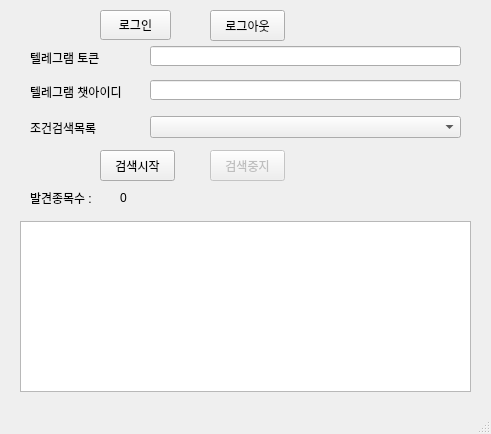
<?xml version="1.0" encoding="UTF-8"?>
<ui version="4.0">
 <class>MainWindow</class>
 <widget class="QMainWindow" name="MainWindow">
  <property name="geometry">
   <rect>
    <x>0</x>
    <y>0</y>
    <width>491</width>
    <height>434</height>
   </rect>
  </property>
  <property name="windowTitle">
   <string>MainWindow</string>
  </property>
  <widget class="QWidget" name="centralwidget">
   <widget class="QPushButton" name="btn_login">
    <property name="geometry">
     <rect>
      <x>100</x>
      <y>10</y>
      <width>71</width>
      <height>30</height>
     </rect>
    </property>
    <property name="text">
     <string>로그인</string>
    </property>
   </widget>
   <widget class="QPushButton" name="btn_logout">
    <property name="geometry">
     <rect>
      <x>210</x>
      <y>10</y>
      <width>75</width>
      <height>31</height>
     </rect>
    </property>
    <property name="text">
     <string>로그아웃</string>
    </property>
   </widget>
   <widget class="QLabel" name="label">
    <property name="geometry">
     <rect>
      <x>30</x>
      <y>50</y>
      <width>111</width>
      <height>16</height>
     </rect>
    </property>
    <property name="text">
     <string>텔레그램 토큰</string>
    </property>
   </widget>
   <widget class="QLineEdit" name="lineEdit_telegram_token">
    <property name="geometry">
     <rect>
      <x>150</x>
      <y>46</y>
      <width>311</width>
      <height>20</height>
     </rect>
    </property>
   </widget>
   <widget class="QLineEdit" name="lineEdit_telegram_chat_ID">
    <property name="geometry">
     <rect>
      <x>150</x>
      <y>80</y>
      <width>311</width>
      <height>20</height>
     </rect>
    </property>
   </widget>
   <widget class="QLabel" name="label_2">
    <property name="geometry">
     <rect>
      <x>30</x>
      <y>84</y>
      <width>111</width>
      <height>16</height>
     </rect>
    </property>
    <property name="text">
     <string>텔레그램 챗아이디</string>
    </property>
   </widget>
   <widget class="QLabel" name="label_3">
    <property name="geometry">
     <rect>
      <x>30</x>
      <y>120</y>
      <width>81</width>
      <height>16</height>
     </rect>
    </property>
    <property name="text">
     <string>조건검색목록</string>
    </property>
   </widget>
   <widget class="QComboBox" name="comboBox_condList">
    <property name="geometry">
     <rect>
      <x>150</x>
      <y>116</y>
      <width>311</width>
      <height>22</height>
     </rect>
    </property>
   </widget>
   <widget class="QPushButton" name="btn_start">
    <property name="geometry">
     <rect>
      <x>100</x>
      <y>150</y>
      <width>75</width>
      <height>31</height>
     </rect>
    </property>
    <property name="text">
     <string>검색시작</string>
    </property>
   </widget>
   <widget class="QPushButton" name="btn_stop">
    <property name="enabled">
     <bool>false</bool>
    </property>
    <property name="geometry">
     <rect>
      <x>210</x>
      <y>150</y>
      <width>75</width>
      <height>31</height>
     </rect>
    </property>
    <property name="text">
     <string>검색중지</string>
    </property>
   </widget>
   <widget class="QListWidget" name="list_findItems">
    <property name="geometry">
     <rect>
      <x>20</x>
      <y>221</y>
      <width>451</width>
      <height>171</height>
     </rect>
    </property>
   </widget>
   <widget class="QLabel" name="label_4">
    <property name="geometry">
     <rect>
      <x>30</x>
      <y>190</y>
      <width>81</width>
      <height>16</height>
     </rect>
    </property>
    <property name="text">
     <string>발견종목수 : </string>
    </property>
   </widget>
   <widget class="QLabel" name="label_findCount">
    <property name="geometry">
     <rect>
      <x>120</x>
      <y>190</y>
      <width>41</width>
      <height>16</height>
     </rect>
    </property>
    <property name="text">
     <string>0</string>
    </property>
   </widget>
  </widget>
  <widget class="QMenuBar" name="menubar">
   <property name="geometry">
    <rect>
     <x>0</x>
     <y>0</y>
     <width>491</width>
     <height>21</height>
    </rect>
   </property>
  </widget>
  <widget class="QStatusBar" name="statusbar"/>
 </widget>
 <resources/>
 <connections/>
</ui>
